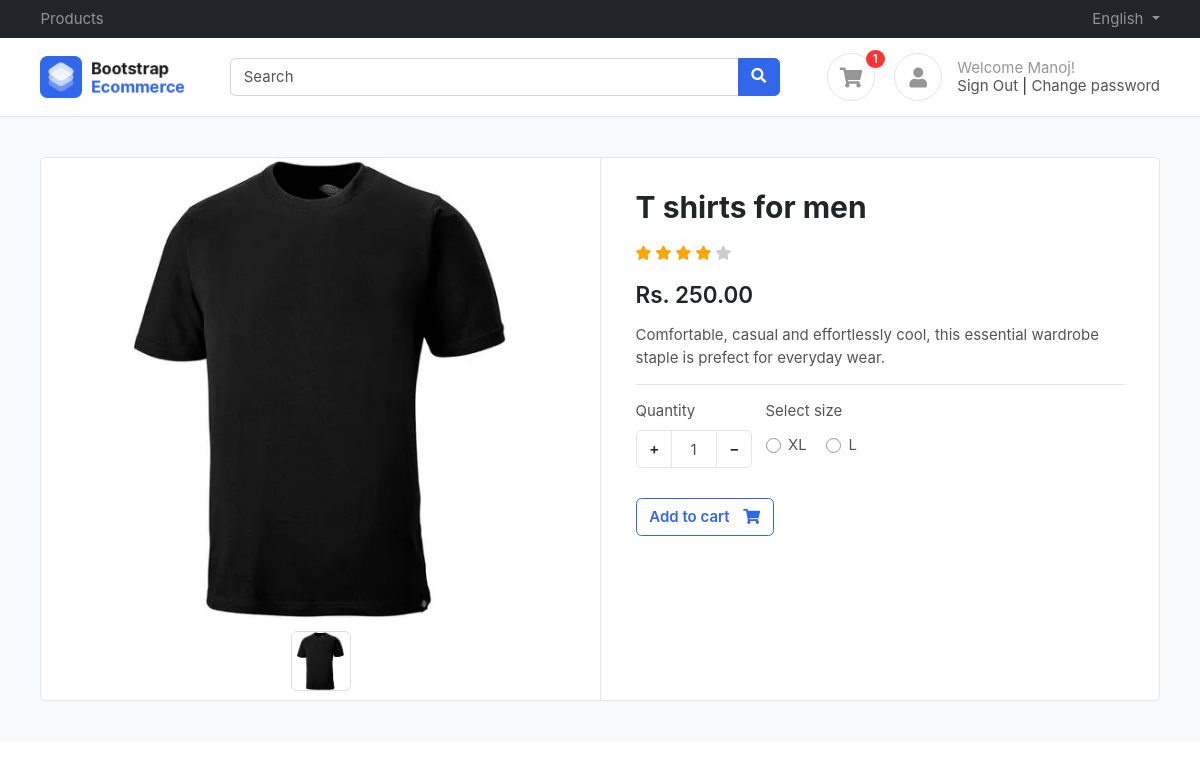
Screenshot of /product/t-shirts-for-men/ (signed in) with the database file from the repository.
### account/models.py (models this page shows, shortened)
class UserProfile(BaseModel):
    user = models.OneToOneField(User, on_delete=models.CASCADE, related_name='profile')
    phone = models.CharField(max_length=255, blank=True, null=True)
    address = models.CharField(max_length=255, blank=True, null=True)
    avatar = models.ImageField(blank=True, null=True, upload_to='profile_images')
    is_active = models.BooleanField(default=False)
    is_otp_verified = models.BooleanField(default=False)
    pwd_reset_token = models.CharField(max_length=255, blank=True, null=True)
    otp = models.CharField(max_length=255, blank=True, null=True)
    def get_cart_count(self):
        return CartItem.objects.filter(cart__user=self.user, cart__is_paid=False).count()

### product/models.py (models this page shows, shortened)
class Product(BaseModel):
    name = models.CharField(max_length=255)
    slug = models.SlugField(max_length=255, unique=True, null=True, blank=True)
    category = models.ForeignKey(Category, on_delete=models.CASCADE, related_name='products')
    description = models.TextField()
    price = models.DecimalField(max_digits=10, decimal_places=2, default=0)
    image = models.ImageField(upload_to='product_images', null=True, blank=True)
    is_available = models.BooleanField(default=True)
    size_variants = models.ManyToManyField(SizeVariant, related_name='products', blank=True)

class SizeVariant(BaseModel):
    size = models.CharField(max_length=255)
    price = models.DecimalField(max_digits=10, decimal_places=2, default=0)

### product/views.py (the view)
# urls.py: path('<slug>/', get_product, name="get_product"),
@login_required(redirect_field_name='next',login_url='login')
def get_product(request, slug):
    try:
        product = Product.objects.get(slug=slug)
        selected_size = request.GET.get('size')
        context = {'product': product}
        if selected_size:
            updated_price = product.get_updated_price_by_size(selected_size)
            context['selected_size'] = selected_size
            context['updated_price'] = updated_price
        return render(request, 'product/product.html', context)
    except Product.DoesNotExist:
        return render(request, '404.html')

### templates/product/product.html (shortened to what this page needs)
{% extends 'base/base.html' %}
{% block content %}
<section class="section-content padding-y bg">
    <div class="container">
    <div class="card">
        <div class="row no-gutters">
            <aside class="col-md-6">
    <article class="gallery-wrap">
    <div class="img-big-wrap">
      <div> <a href="#"><img src="/media/{{product.image}}"></a></div>
    </div>
    <div class="thumbs-wrap">
      <a href="#" class="item-thumb"> <img src="/media/{{product.image}}"></a>
    </div>
    </article>
            </aside>
            <main class="col-md-6 border-left">
    <article class="content-body">
    <h2 class="title">{{product.name}}</h2>
    <div class="rating-wrap my-3">
        <ul class="rating-stars">
            <li style="width:80%" class="stars-active">
                <i class="fa fa-star"></i> <i class="fa fa-star"></i>
                <i class="fa fa-star"></i> <i class="fa fa-star"></i>
            </li>
            <li>
                <i class="fa fa-star"></i> <i class="fa fa-star"></i>
                <i class="fa fa-star"></i> <i class="fa fa-star"></i>
                <i class="fa fa-star"></i>
            </li>
        </ul>
    </div>
    <div class="mb-3">
        <var class="price h4">
            {% if updated_price %}
            Rs. {{updated_price}}
            {% else %}
            Rs. {{  product.price  }}
            {%endif%}
        </var>
    </div>
    <p>{{product.description}}</p>
    <hr>
        <div class="form-row">
            <div class="form-group col-md flex-grow-0">
                <label>Quantity</label>
                <div class="input-group mb-3 input-spinner">
                  <div class="input-group-prepend">
                    <button class="btn btn-light" type="button" id="button-plus"> + </button>
                  </div>
                  <input type="text" class="form-control" value="1">
                  <div class="input-group-append">
                    <button class="btn btn-light" type="button" id="button-minus"> − </button>
                  </div>
                </div>
            </div>
            <div class="form-group col-md">
                {% if product.size_variants.count %}
                    <label>Select size</label>
                    <div class="mt-1">
                        {% for size in product.size_variants.all %}
                        <label class="custom-control custom-radio custom-control-inline">
                          <div class="custom-control-label">{{ size.size }}</div>
                        </label>
                        {% endfor %}
                    </div>
                    {% endif %}
            </div>
        </div>
        <a href="{% url 'add_to_cart' product.uid %}?size={{selected_size}}&quantity=1" class="btn  btn-outline-primary"> <span class="text">Add to cart</span> <i class="fas fa-shopping-cart"></i>  </a>
    </article>
            </main>
        </div>
    </div>
    </div>
    </section>
{% endblock %}

### templates/base/base.html (shortened to what this page needs)
<!DOCTYPE HTML>
<html lang="en">
<head>
<link href="/media/css/bootstrap.css" rel="stylesheet" type="text/css"/>
<link href="/media/fonts/fontawesome/css/all.min.css" type="text/css" rel="stylesheet">
<link href="/media/css/ui.css" rel="stylesheet" type="text/css"/>
<link href="/media/css/responsive.css" rel="stylesheet" />
</head>
<body>
	<header class="section-header">
		<nav class="navbar navbar-dark navbar-expand p-0 bg-dark">
		<div class="container">
			<ul class="navbar-nav d-none d-md-flex mr-auto">
				<li class="nav-item"><a class="nav-link" href="{% url 'index' %}">Products</a></li>
			</ul>
			<ul class="navbar-nav">
				<li class="nav-item dropdown">
					 <a href="#" class="nav-link dropdown-toggle" data-toggle="dropdown"> English </a>
				</li>
			</ul>
		  </div>
		</nav>
		<section class="header-main border-bottom">
			<div class="container">
		<div class="row align-items-center">
			<div class="col-lg-2 col-4">
				<div class="brand-wrap">
					<img class="logo" src="images/logo.png">
				</div>
			</div>
			<div class="col-lg-6 col-sm-12">
				<form action="#" class="search">
					<div class="input-group w-100">
						<input type="text" class="form-control" placeholder="Search">
						<div class="input-group-append">
						  <button class="btn btn-primary" type="submit">
							<i class="fa fa-search"></i>
						  </button>
						</div>
					</div>
				</form>
			</div>
			<div class="col-lg-4 col-sm-6 col-8">
				<div class="widgets-wrap float-md-right">
					<div class="widget-header  mr-3">
						<a href="{% url 'show_cart' %}" class="icon icon-sm rounded-circle border"><i class="fa fa-shopping-cart"></i></a>
						<span class="badge badge-pill badge-danger notify">{{request.user.profile.get_cart_count}}</span>
					</div>
					<div class="widget-header icontext">
						<a href="#" class="icon icon-sm rounded-circle border"><i class="fa fa-user"></i></a>
						<div class="text">
							{% if request.user.is_authenticated %}
							<span class="text-muted">Welcome {{request.user.first_name}}!</span>
							<div>
								<a href="{% url 'logout' %}">Sign Out</a> |
								<a href="{% url 'change_password' %}">Change password</a>
							</div>
							{% else%}
							<div>
								<a href="{% url 'login' %}">Sign in</a> |
								<a href="{% url 'register' %}"> Register</a>
							</div>
							{%endif%}
						</div>
					</div>
				</div>
			</div>
		</div>
			</div>
		</section>
		</header>
        {% block content %}
        {% endblock %}
    </body>
    </html>

### public/static/css/ui.css (style rules this page uses)
html { font-family: 'Inter', sans-serif; font-size: 15px; }
.content-body { flex: 1 1 auto; padding: 2rem 2.3rem; }
.icon-xs, .icon-sm, .icon-md, .icon-lg { display: inline-block; text-align: center; flex-shrink: 0; flex-grow: 0; }
.icon-sm { width: 48px; height: 48px; line-height: 48px; font-size: 20px; }
.padding-y { padding-top: 40px; padding-bottom: 40px; }
var { font-style: normal; }
article:after, .form-group:after { display: block; clear: both; content: ""; }
.bg { background-color: #f8f9fa; }
.card .title { color: #212529; }
.header-main { position: relative; padding-top: 1rem; padding-bottom: 1rem; }
.brand-wrap .logo, .navbar-brand .logo { margin-right: 7px; max-height: 42px; display: inline-block; }
.widget-header { display: inline-block; vertical-align: middle; position: relative; }
.widget-header a { color: #545454; }
.widget-header i { color: #969696; }
.widget-header .notify { position: absolute; top: -3px; right: -10px; }
.btn-light { background-color: #fff; border-color: #e4e4e4; }
.btn .text + i { margin-left: 10px; }
.icontext { display: inline-flex; align-items: center; vertical-align: middle; }
.icontext .text { width: 100%; line-height: 1.2; color: #212529; }
.icontext .icon { position: relative; margin-right: 15px; flex-shrink: 0; flex-grow: 0; }
.notify { position: absolute; top: -4px; right: -10px; display: inline-block; padding: .25em .6em; font-size: 12px; line-height: 1; text-align: center; border-radius: 3rem; color: #fff; background-color: #fa3434; }
.price { font-weight: 600; color: #212529; }
.rating-stars { display: inline-block; vertical-align: middle; list-style: none; margin: 0; padding: 0; position: relative; white-space: nowrap; clear: both; }
.rating-stars i { font-size: 14px; color: #ccc; display: inline; }
.rating-stars li { display: block; text-overflow: clip; white-space: nowrap; z-index: 1; }
.rating-stars li.stars-active { z-index: 2; position: absolute; top: 0; left: 0; overflow: hidden; }
.rating-stars li.stars-active i { color: orange; }
.input-spinner { width: 120px; flex-wrap: nowrap; display: inline-flex; }
.input-spinner input.form-control { text-align: center; max-width: 46px; flex-basis: 46px; border-color: #e4e4e4; flex-grow: 0; }
.input-spinner .btn { width: 36px; text-align: center; }
.gallery-wrap .img-big-wrap { margin-bottom: 10px; border-radius: 0.37rem; overflow: hidden; background-color: #fff; }
.gallery-wrap .img-big-wrap a { text-align: center; display: block; }
.gallery-wrap .img-big-wrap img { height: 460px; width: auto; display: inline-block; cursor: zoom-in; }
.gallery-wrap .thumbs-wrap { text-align: center; }
.gallery-wrap .thumbs-wrap .item-thumb { width: 60px; height: 60px; border: 1px solid #ddd; border-radius: 6px; margin: 3px; display: inline-block; overflow: hidden; }
.gallery-wrap .thumbs-wrap img { max-width: 100%; max-height: 100%; object-fit: cover; border-radius: 4px; cursor: zoom-in; }

### rows the page displays
Product: image (picture), name "T shirts for men", price "250.00", description "Comfortable, casual and effortlessly cool, this essential wardrobe staple is prefect for everyday wear."
SizeVariant: size "XL"
SizeVariant: size "L"

### other values shown
{{ request.user.profile.get_cart_count }} "1"
{{ request.user.first_name }} "Manoj"
